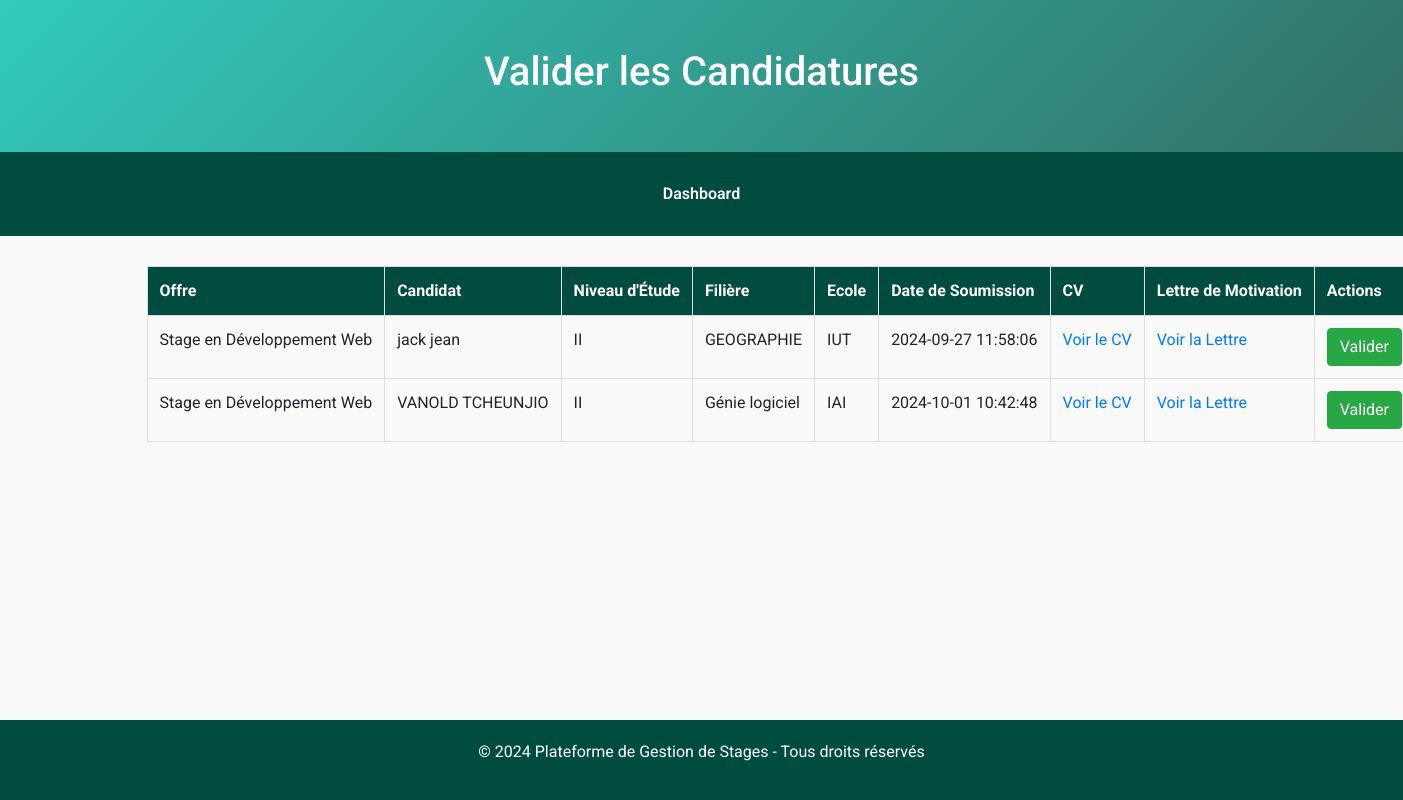
Screenshot of /valider_candidature.php with the database file from the repository.
### tables this page shows
CREATE TABLE `candidatures` (
  `id` int(11) NOT NULL,
  `etudiant_id` int(11) DEFAULT NULL,
  `offre_id` int(11) DEFAULT NULL,
  `date_soumission` timestamp NOT NULL DEFAULT current_timestamp(),
  `statut` enum('EnAttente','Accepter','Rejeter') DEFAULT 'EnAttente'
);

CREATE TABLE `offresstage` (
  `id` int(11) NOT NULL,
  `titre` varchar(255) NOT NULL,
  `description` text NOT NULL,
  `date_debut` date DEFAULT NULL,
  `date_fin` date DEFAULT NULL,
  `responsable_id` int(11) DEFAULT NULL,
  `date_publication` timestamp NOT NULL DEFAULT current_timestamp()
);

CREATE TABLE `etudiants` (
  `etudiant_id` int(11) NOT NULL,
  `nom` varchar(100) NOT NULL,
  `prenom` varchar(100) NOT NULL,
  `email` varchar(100) NOT NULL,
  `mot_de_passe` varchar(255) NOT NULL,
  `niveau_etude` varchar(100) DEFAULT NULL,
  `filiere` varchar(100) DEFAULT NULL,
  `cv` varchar(255) DEFAULT NULL,
  `lettre_motivation` varchar(255) DEFAULT NULL,
  `date_creation` timestamp NOT NULL DEFAULT current_timestamp(),
  `ecole` varchar(30) DEFAULT NULL
);

### valider_candidature.php (the view, shortened to what this page needs)
<?php
$servername = "localhost";
$username = "root";
$password = "";
$dbname = "gestion_stages_sodecoton";
$conn = new mysqli($servername, $username, $password, $dbname);
$sql = "SELECT c.id, o.titre AS titre_offre, c.statut, c.date_soumission,
               CONCAT(e.prenom, ' ', e.nom) AS nom_candidat,
               e.niveau_etude, e.filiere, e.ecole, e.cv, e.lettre_motivation
        FROM Candidatures c
        JOIN OffresStage o ON c.offre_id = o.id
        JOIN Etudiants e ON c.etudiant_id = e.etudiant_id
        WHERE c.statut = 'EnAttente'";
$stmt = $conn->prepare($sql);
$stmt->execute();
$result = $stmt->get_result();
$candidatures = [];
if ($result->num_rows > 0) {
    while ($row = $result->fetch_assoc()) {
        $candidatures[] = $row;
    }
}
?>
<!DOCTYPE html>
<html lang="fr">
<head>
    <link rel="stylesheet" href="https://stackpath.bootstrapcdn.com/bootstrap/4.5.2/css/bootstrap.min.css">
</head>
<body>
    <header class="header">
        <h1>Valider les Candidatures</h1>
    </header>
    <nav class="nav">
        <a href="dashboard_responsable.php">Dashboard</a>
    </nav>
    <div class="container">
        <?php if (isset($candidatures) && !empty($candidatures)): ?>
            <table class="table table-bordered">
                <thead>
                    <tr>
                        <th>Offre</th>
                        <th>Candidat</th>
                        <th>Niveau d'Étude</th>
                        <th>Filière</th>
                        <th>Ecole</th>
                        <th>Date de Soumission</th>
                        <th>CV</th>
                        <th>Lettre de Motivation</th>
                        <th>Actions</th>
                    </tr>
                </thead>
                <tbody>
                    <?php foreach ($candidatures as $candidature): ?>
                        <tr>
                            <td><?php echo htmlspecialchars($candidature['titre_offre']); ?></td>
                            <td><?php echo htmlspecialchars($candidature['nom_candidat']); ?></td>
                            <td><?php echo htmlspecialchars($candidature['niveau_etude']); ?></td>
                            <td><?php echo htmlspecialchars($candidature['filiere']); ?></td>
                            <td><?php echo htmlspecialchars($candidature['ecole']); ?></td>
                            <td><?php echo htmlspecialchars($candidature['date_soumission']); ?></td>
                            <td><a href="../../views/etudiant/<?php echo htmlspecialchars($candidature['cv']); ?>" target="_blank">Voir le CV</a></td>
                            <td><a href="../../views/etudiant/<?php echo htmlspecialchars($candidature['lettre_motivation']); ?>" target="_blank">Voir la Lettre</a></td>
                            <td>
                                <form action="" method="post" style="display:inline;">
                                    <button type="submit" name="action" value="valider" class="btn btn-success">Valider</button>
                                </form>
                            </td>
                        </tr>
                    <?php endforeach; ?>
                </tbody>
            </table>
        <?php else: ?>
            <p>Aucune candidature en attente de validation.</p>
        <?php endif; ?>
    </div>
    <footer class="footer">
        <p>&copy; 2024 Plateforme de Gestion de Stages - Tous droits réservés</p>
    </footer>
</body>
</html>

### valider_candidature.php (style rules this page uses)
body { font-family: 'Roboto', sans-serif; background-color: #f9f9f9; display: flex; flex-direction: column; min-height: 100vh; }
.header { background: linear-gradient(135deg, rgba(0, 191, 174, 0.8), rgba(0, 77, 64, 0.8)); color: #fff; padding: 3em 1em; text-align: center; box-shadow: 0 4px 8px rgba(0, 0, 0, 0.1); }
.nav { display: flex; justify-content: center; background: #004d40; padding: 15px 0; }
.nav a { color: #fff; padding: 15px 20px; text-decoration: none; font-weight: 600; }
.container { flex: 1; margin-top: 30px; }
.container table { width: 100%; border-collapse: collapse; max-height: 600px; overflow-y: auto; }
.container table th, .container table td { border: 1px solid #ddd; padding: 12px; text-align: left; white-space: nowrap; }
.container table th { background-color: #004d40; color: white; }
.footer { background: #004d40; color: #fff; padding: 20px; text-align: center; }

### rows the page displays
candidatures: offre.titre "Stage en Développement Web", nom_candidat "jack jean", etudiant.niveau_etude "II", etudiant.filiere "GEOGRAPHIE", etudiant.ecole "IUT", date_soumission "2024-09-27 11:58:06"
candidatures: offre.titre "Stage en Développement Web", nom_candidat "VANOLD TCHEUNJIO", etudiant.niveau_etude "II", etudiant.filiere "Génie logiciel", etudiant.ecole "IAI", date_soumission "2024-10-01 10:42:48"
